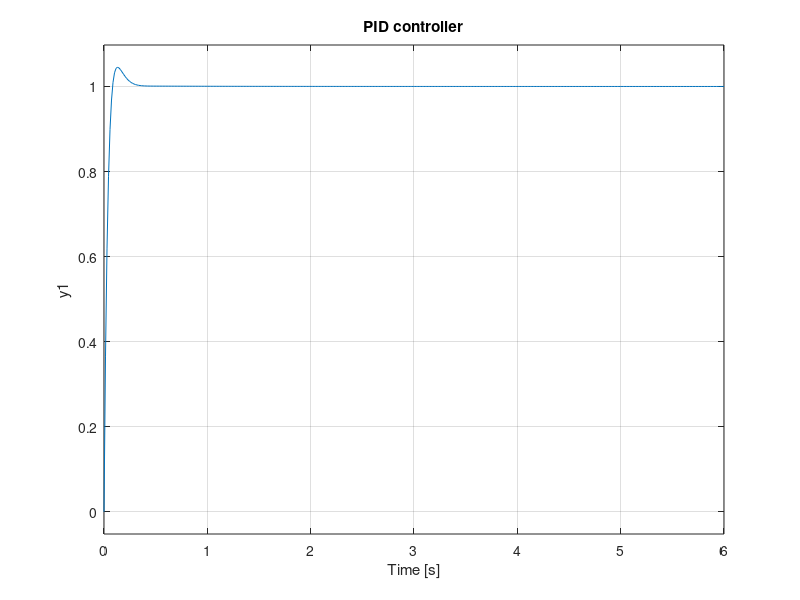

Here is the MATLAB script that generated this plot:



gc =tf([0.3 5 5],[1 0]);
gp = tf([1],[0.01 0.11 0.1]);
ol = series(gc,gp);  %Compensator/ Controller in series with plant
step(feedback(ol,1))
title('PID controller'); 